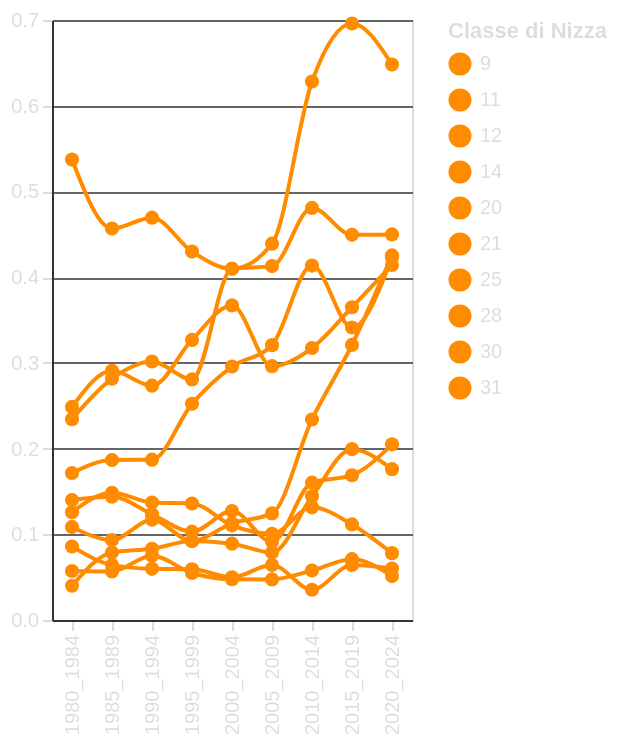

Vega-Lite specification stored for this chart:
### Vega-Lite specification from a JSON file in a GitHub repository (floating-point values rounded to 4 significant figures)
{"config": {"background": "transparent", "title": {"color": "#DBDEE1", "fontSize": 16}, "axis": {"domainColor": "#313338", "gridColor": "#666666", "tickColor": "#DBDEE1", "titleColor": "#DBDEE1", "labelColor": "#DBDEE1"}, "legend": {"labelColor": "#DBDEE1", "titleColor": "#DBDEE1"}}, "layer": [{"mark": {"type": "line", "color": "darkorange", "interpolate": "monotone"}, "encoding": {"color": {"field": "Nizza", "scale": {"domain": [9.0, 11.0, 12.0, 14.0, 20.0, 21.0, 25.0, 28.0, 30.0, 31.0], "range": ["darkorange"]}, "title": "Classe di Nizza", "type": "nominal"}, "detail": {"field": "Nizza", "type": "nominal"}, "opacity": {"condition": {"param": "Seleziona Classe di Nizza", "value": 1, "empty": true}, "value": 0.3}, "tooltip": [{"field": "Nizza", "title": "Classe di Nizza", "type": "nominal"}, {"field": "Description", "title": "Descrizione della Classe", "type": "nominal"}], "x": {"field": "lustro", "title": null, "type": "ordinal"}, "y": {"field": "normalized_counts", "title": null, "type": "quantitative"}}, "name": "view_3"}, {"mark": {"type": "point", "filled": true, "size": 50}, "encoding": {"color": {"field": "Nizza", "scale": {"domain": [9.0, 11.0, 12.0, 14.0, 20.0, 21.0, 25.0, 28.0, 30.0, 31.0], "range": ["darkorange"]}, "title": "Classe di Nizza", "type": "nominal"}, "detail": {"field": "Nizza", "type": "nominal"}, "opacity": {"condition": {"param": "Seleziona Classe di Nizza", "value": 1, "empty": true}, "value": 0.3}, "tooltip": [{"field": "Nizza", "title": "Classe di Nizza", "type": "nominal"}, {"field": "Description", "title": "Descrizione della Classe", "type": "nominal"}], "x": {"field": "lustro", "title": null, "type": "ordinal"}, "y": {"field": "normalized_counts", "title": null, "type": "quantitative"}}, "name": "view_4"}], "data": {"name": "data-988a3de8807e640069357e0e4b027d4a"}, "height": "container", "params": [{"name": "Seleziona Classe di Nizza", "select": {"type": "point", "fields": ["Nizza"]}, "bind": "legend", "views": ["view_3"]}, {"name": "param_9", "select": {"type": "interval", "encodings": []}, "bind": "scales", "views": ["view_3"]}, {"name": "param_10", "select": {"type": "interval", "encodings": []}, "bind": "scales", "views": ["view_4"]}], "width": "container", "$schema": "https://vega.github.io/schema/vega-lite/v5.8.0.json", "datasets": {"data-988a3de8807e640069357e0e4b027d4a": [{"lustro": "1980_1984", "Nizza": 9, "Description": "apparecchi e strumenti per scopi scientifici o di ricerca, apparecchi audiovisivi e di tecnologia dell'informazione, nonché attrezzature per la sicurezza e il salvataggio di vite", "counts": 60, "num_videos": 350, "normalized_counts": 0.1714}, {"lustro": "1980_1984", "Nizza": 11, "Description": "apparecchi e installazioni per il controllo ambientale", "counts": 30, "num_videos": 350, "normalized_counts": 0.08571}, {"lustro": "1980_1984", "Nizza": 12, "Description": "veicoli e apparecchi per il trasporto di persone o merci via terra, aria o acqua", "counts": 82, "num_videos": 350, "normalized_counts": 0.2343}, {"lustro": "1980_1984", "Nizza": 14, "Description": "metalli preziosi e alcuni beni fatti di metalli preziosi o rivestiti con essi", "counts": 20, "num_videos": 350, "normalized_counts": 0.05714}, {"lustro": "1980_1984", "Nizza": 20, "Description": "mobili e loro parti", "counts": 38, "num_videos": 350, "normalized_counts": 0.1086}, {"lustro": "1980_1984", "Nizza": 21, "Description": "piccoli utensili e apparecchi a mano per uso domestico e da cucina", "counts": 188, "num_videos": 350, "normalized_counts": 0.5371}, {"lustro": "1980_1984", "Nizza": 25, "Description": "abbigliamento, calzature e copricapi per esseri umani", "counts": 44, "num_videos": 350, "normalized_counts": 0.1257}, {"lustro": "1980_1984", "Nizza": 28, "Description": "giocattoli, apparecchi per giocare, attrezzature sportive, articoli per il divertimento e la novità", "counts": 14, "num_videos": 350, "normalized_counts": 0.04}, {"lustro": "1980_1984", "Nizza": 30, "Description": "alimenti di origine vegetale, ad eccezione di frutta e verdura, preparati o conservati per il consumo, nonché ausiliari destinati al miglioramento del sapore degli alimenti", "counts": 49, "num_videos": 350, "normalized_counts": 0.14}, {"lustro": "1980_1984", "Nizza": 31, "Description": "prodotti terrestri e marini non sottoposti ad alcuna forma di preparazione per il consumo, animali vivi e piante, nonché alimenti per animali", "counts": 87, "num_videos": 350, "normalized_counts": 0.2486}, {"lustro": "1985_1989", "Nizza": 9, "Description": "apparecchi e strumenti per scopi scientifici o di ricerca, apparecchi audiovisivi e di tecnologia dell'informazione, nonché attrezzature per la sicurezza e il salvataggio di vite", "counts": 244, "num_videos": 1307, "normalized_counts": 0.1867}, {"lustro": "1985_1989", "Nizza": 11, "Description": "apparecchi e installazioni per il controllo ambientale", "counts": 84, "num_videos": 1307, "normalized_counts": 0.06427}, {"lustro": "1985_1989", "Nizza": 12, "Description": "veicoli e apparecchi per il trasporto di persone o merci via terra, aria o acqua", "counts": 368, "num_videos": 1307, "normalized_counts": 0.2816}, {"lustro": "1985_1989", "Nizza": 14, "Description": "metalli preziosi e alcuni beni fatti di metalli preziosi o rivestiti con essi", "counts": 74, "num_videos": 1307, "normalized_counts": 0.05662}, {"lustro": "1985_1989", "Nizza": 20, "Description": "mobili e loro parti", "counts": 122, "num_videos": 1307, "normalized_counts": 0.09334}, {"lustro": "1985_1989", "Nizza": 21, "Description": "piccoli utensili e apparecchi a mano per uso domestico e da cucina", "counts": 597, "num_videos": 1307, "normalized_counts": 0.4568}, {"lustro": "1985_1989", "Nizza": 25, "Description": "abbigliamento, calzature e copricapi per esseri umani", "counts": 194, "num_videos": 1307, "normalized_counts": 0.1484}, {"lustro": "1985_1989", "Nizza": 28, "Description": "giocattoli, apparecchi per giocare, attrezzature sportive, articoli per il divertimento e la novità", "counts": 103, "num_videos": 1307, "normalized_counts": 0.07881}, {"lustro": "1985_1989", "Nizza": 30, "Description": "alimenti di origine vegetale, ad eccezione di frutta e verdura, preparati o conservati per il consumo, nonché ausiliari destinati al miglioramento del sapore degli alimenti", "counts": 188, "num_videos": 1307, "normalized_counts": 0.1438}, {"lustro": "1985_1989", "Nizza": 31, "Description": "prodotti terrestri e marini non sottoposti ad alcuna forma di preparazione per il consumo, animali vivi e piante, nonché alimenti per animali", "counts": 380, "num_videos": 1307, "normalized_counts": 0.2907}, {"lustro": "1990_1994", "Nizza": 9, "Description": "apparecchi e strumenti per scopi scientifici o di ricerca, apparecchi audiovisivi e di tecnologia dell'informazione, nonché attrezzature per la sicurezza e il salvataggio di vite", "counts": 232, "num_videos": 1240, "normalized_counts": 0.1871}, {"lustro": "1990_1994", "Nizza": 11, "Description": "apparecchi e installazioni per il controllo ambientale", "counts": 74, "num_videos": 1240, "normalized_counts": 0.05968}, {"lustro": "1990_1994", "Nizza": 12, "Description": "veicoli e apparecchi per il trasporto di persone o merci via terra, aria o acqua", "counts": 374, "num_videos": 1240, "normalized_counts": 0.3016}, {"lustro": "1990_1994", "Nizza": 14, "Description": "metalli preziosi e alcuni beni fatti di metalli preziosi o rivestiti con essi", "counts": 93, "num_videos": 1240, "normalized_counts": 0.075}, {"lustro": "1990_1994", "Nizza": 20, "Description": "mobili e loro parti", "counts": 145, "num_videos": 1240, "normalized_counts": 0.1169}, {"lustro": "1990_1994", "Nizza": 21, "Description": "piccoli utensili e apparecchi a mano per uso domestico e da cucina", "counts": 582, "num_videos": 1240, "normalized_counts": 0.4694}, {"lustro": "1990_1994", "Nizza": 25, "Description": "abbigliamento, calzature e copricapi per esseri umani", "counts": 170, "num_videos": 1240, "normalized_counts": 0.1371}, {"lustro": "1990_1994", "Nizza": 28, "Description": "giocattoli, apparecchi per giocare, attrezzature sportive, articoli per il divertimento e la novità", "counts": 103, "num_videos": 1240, "normalized_counts": 0.08306}, {"lustro": "1990_1994", "Nizza": 30, "Description": "alimenti di origine vegetale, ad eccezione di frutta e verdura, preparati o conservati per il consumo, nonché ausiliari destinati al miglioramento del sapore degli alimenti", "counts": 153, "num_videos": 1240, "normalized_counts": 0.1234}, {"lustro": "1990_1994", "Nizza": 31, "Description": "prodotti terrestri e marini non sottoposti ad alcuna forma di preparazione per il consumo, animali vivi e piante, nonché alimenti per animali", "counts": 339, "num_videos": 1240, "normalized_counts": 0.2734}, {"lustro": "1995_1999", "Nizza": 9, "Description": "apparecchi e strumenti per scopi scientifici o di ricerca, apparecchi audiovisivi e di tecnologia dell'informazione, nonché attrezzature per la sicurezza e il salvataggio di vite", "counts": 115, "num_videos": 456, "normalized_counts": 0.2522}, {"lustro": "1995_1999", "Nizza": 11, "Description": "apparecchi e installazioni per il controllo ambientale", "counts": 27, "num_videos": 456, "normalized_counts": 0.05921}, {"lustro": "1995_1999", "Nizza": 12, "Description": "veicoli e apparecchi per il trasporto di persone o merci via terra, aria o acqua", "counts": 128, "num_videos": 456, "normalized_counts": 0.2807}, {"lustro": "1995_1999", "Nizza": 14, "Description": "metalli preziosi e alcuni beni fatti di metalli preziosi o rivestiti con essi", "counts": 25, "num_videos": 456, "normalized_counts": 0.05482}, {"lustro": "1995_1999", "Nizza": 20, "Description": "mobili e loro parti", "counts": 42, "num_videos": 456, "normalized_counts": 0.09211}, {"lustro": "1995_1999", "Nizza": 21, "Description": "piccoli utensili e apparecchi a mano per uso domestico e da cucina", "counts": 196, "num_videos": 456, "normalized_counts": 0.4298}, {"lustro": "1995_1999", "Nizza": 25, "Description": "abbigliamento, calzature e copricapi per esseri umani", "counts": 62, "num_videos": 456, "normalized_counts": 0.136}, {"lustro": "1995_1999", "Nizza": 28, "Description": "giocattoli, apparecchi per giocare, attrezzature sportive, articoli per il divertimento e la novità", "counts": 42, "num_videos": 456, "normalized_counts": 0.09211}, {"lustro": "1995_1999", "Nizza": 30, "Description": "alimenti di origine vegetale, ad eccezione di frutta e verdura, preparati o conservati per il consumo, nonché ausiliari destinati al miglioramento del sapore degli alimenti", "counts": 47, "num_videos": 456, "normalized_counts": 0.1031}, {"lustro": "1995_1999", "Nizza": 31, "Description": "prodotti terrestri e marini non sottoposti ad alcuna forma di preparazione per il consumo, animali vivi e piante, nonché alimenti per animali", "counts": 149, "num_videos": 456, "normalized_counts": 0.3268}, {"lustro": "2000_2004", "Nizza": 9, "Description": "apparecchi e strumenti per scopi scientifici o di ricerca, apparecchi audiovisivi e di tecnologia dell'informazione, nonché attrezzature per la sicurezza e il salvataggio di vite", "counts": 249, "num_videos": 842, "normalized_counts": 0.2957}, {"lustro": "2000_2004", "Nizza": 11, "Description": "apparecchi e installazioni per il controllo ambientale", "counts": 42, "num_videos": 842, "normalized_counts": 0.04988}, {"lustro": "2000_2004", "Nizza": 12, "Description": "veicoli e apparecchi per il trasporto di persone o merci via terra, aria o acqua", "counts": 345, "num_videos": 842, "normalized_counts": 0.4097}, {"lustro": "2000_2004", "Nizza": 14, "Description": "metalli preziosi e alcuni beni fatti di metalli preziosi o rivestiti con essi", "counts": 40, "num_videos": 842, "normalized_counts": 0.04751}, {"lustro": "2000_2004", "Nizza": 20, "Description": "mobili e loro parti", "counts": 95, "num_videos": 842, "normalized_counts": 0.1128}, {"lustro": "2000_2004", "Nizza": 21, "Description": "piccoli utensili e apparecchi a mano per uso domestico e da cucina", "counts": 345, "num_videos": 842, "normalized_counts": 0.4097}, {"lustro": "2000_2004", "Nizza": 25, "Description": "abbigliamento, calzature e copricapi per esseri umani", "counts": 93, "num_videos": 842, "normalized_counts": 0.1105}, {"lustro": "2000_2004", "Nizza": 28, "Description": "giocattoli, apparecchi per giocare, attrezzature sportive, articoli per il divertimento e la novità", "counts": 75, "num_videos": 842, "normalized_counts": 0.08907}, {"lustro": "2000_2004", "Nizza": 30, "Description": "alimenti di origine vegetale, ad eccezione di frutta e verdura, preparati o conservati per il consumo, nonché ausiliari destinati al miglioramento del sapore degli alimenti", "counts": 107, "num_videos": 842, "normalized_counts": 0.1271}, {"lustro": "2000_2004", "Nizza": 31, "Description": "prodotti terrestri e marini non sottoposti ad alcuna forma di preparazione per il consumo, animali vivi e piante, nonché alimenti per animali", "counts": 309, "num_videos": 842, "normalized_counts": 0.367}, {"lustro": "2005_2009", "Nizza": 9, "Description": "apparecchi e strumenti per scopi scientifici o di ricerca, apparecchi audiovisivi e di tecnologia dell'informazione, nonché attrezzature per la sicurezza e il salvataggio di vite", "counts": 379, "num_videos": 1182, "normalized_counts": 0.3206}, {"lustro": "2005_2009", "Nizza": 11, "Description": "apparecchi e installazioni per il controllo ambientale", "counts": 76, "num_videos": 1182, "normalized_counts": 0.0643}, {"lustro": "2005_2009", "Nizza": 12, "Description": "veicoli e apparecchi per il trasporto di persone o merci via terra, aria o acqua", "counts": 488, "num_videos": 1182, "normalized_counts": 0.4129}, {"lustro": "2005_2009", "Nizza": 14, "Description": "metalli preziosi e alcuni beni fatti di metalli preziosi o rivestiti con essi", "counts": 56, "num_videos": 1182, "normalized_counts": 0.04738}, {"lustro": "2005_2009", "Nizza": 20, "Description": "mobili e loro parti", "counts": 147, "num_videos": 1182, "normalized_counts": 0.1244}, {"lustro": "2005_2009", "Nizza": 21, "Description": "piccoli utensili e apparecchi a mano per uso domestico e da cucina", "counts": 519, "num_videos": 1182, "normalized_counts": 0.4391}, {"lustro": "2005_2009", "Nizza": 25, "Description": "abbigliamento, calzature e copricapi per esseri umani", "counts": 119, "num_videos": 1182, "normalized_counts": 0.1007}, {"lustro": "2005_2009", "Nizza": 28, "Description": "giocattoli, apparecchi per giocare, attrezzature sportive, articoli per il divertimento e la novità", "counts": 93, "num_videos": 1182, "normalized_counts": 0.07868}, {"lustro": "2005_2009", "Nizza": 30, "Description": "alimenti di origine vegetale, ad eccezione di frutta e verdura, preparati o conservati per il consumo, nonché ausiliari destinati al miglioramento del sapore degli alimenti", "counts": 108, "num_videos": 1182, "normalized_counts": 0.09137}, {"lustro": "2005_2009", "Nizza": 31, "Description": "prodotti terrestri e marini non sottoposti ad alcuna forma di preparazione per il consumo, animali vivi e piante, nonché alimenti per animali", "counts": 350, "num_videos": 1182, "normalized_counts": 0.2961}, {"lustro": "2010_2014", "Nizza": 9, "Description": "apparecchi e strumenti per scopi scientifici o di ricerca, apparecchi audiovisivi e di tecnologia dell'informazione, nonché attrezzature per la sicurezza e il salvataggio di vite", "counts": 129, "num_videos": 312, "normalized_counts": 0.4135}, {"lustro": "2010_2014", "Nizza": 11, "Description": "apparecchi e installazioni per il controllo ambientale", "counts": 11, "num_videos": 312, "normalized_counts": 0.03526}, {"lustro": "2010_2014", "Nizza": 12, "Description": "veicoli e apparecchi per il trasporto di persone o merci via terra, aria o acqua", "counts": 150, "num_videos": 312, "normalized_counts": 0.4808}, {"lustro": "2010_2014", "Nizza": 14, "Description": "metalli preziosi e alcuni beni fatti di metalli preziosi o rivestiti con essi", "counts": 18, "num_videos": 312, "normalized_counts": 0.05769}, {"lustro": "2010_2014", "Nizza": 20, "Description": "mobili e loro parti", "counts": 73, "num_videos": 312, "normalized_counts": 0.234}, {"lustro": "2010_2014", "Nizza": 21, "Description": "piccoli utensili e apparecchi a mano per uso domestico e da cucina", "counts": 196, "num_videos": 312, "normalized_counts": 0.6282}, {"lustro": "2010_2014", "Nizza": 25, "Description": "abbigliamento, calzature e copricapi per esseri umani", "counts": 41, "num_videos": 312, "normalized_counts": 0.1314}, {"lustro": "2010_2014", "Nizza": 28, "Description": "giocattoli, apparecchi per giocare, attrezzature sportive, articoli per il divertimento e la novità", "counts": 45, "num_videos": 312, "normalized_counts": 0.1442}, {"lustro": "2010_2014", "Nizza": 30, "Description": "alimenti di origine vegetale, ad eccezione di frutta e verdura, preparati o conservati per il consumo, nonché ausiliari destinati al miglioramento del sapore degli alimenti", "counts": 50, "num_videos": 312, "normalized_counts": 0.1603}, {"lustro": "2010_2014", "Nizza": 31, "Description": "prodotti terrestri e marini non sottoposti ad alcuna forma di preparazione per il consumo, animali vivi e piante, nonché alimenti per animali", "counts": 99, "num_videos": 312, "normalized_counts": 0.3173}, {"lustro": "2015_2019", "Nizza": 9, "Description": "apparecchi e strumenti per scopi scientifici o di ricerca, apparecchi audiovisivi e di tecnologia dell'informazione, nonché attrezzature per la sicurezza e il salvataggio di vite", "counts": 101, "num_videos": 296, "normalized_counts": 0.3412}, {"lustro": "2015_2019", "Nizza": 11, "Description": "apparecchi e installazioni per il controllo ambientale", "counts": 19, "num_videos": 296, "normalized_counts": 0.06419}, {"lustro": "2015_2019", "Nizza": 12, "Description": "veicoli e apparecchi per il trasporto di persone o merci via terra, aria o acqua", "counts": 133, "num_videos": 296, "normalized_counts": 0.4493}, {"lustro": "2015_2019", "Nizza": 14, "Description": "metalli preziosi e alcuni beni fatti di metalli preziosi o rivestiti con essi", "counts": 21, "num_videos": 296, "normalized_counts": 0.07095}, {"lustro": "2015_2019", "Nizza": 20, "Description": "mobili e loro parti", "counts": 95, "num_videos": 296, "normalized_counts": 0.3209}, {"lustro": "2015_2019", "Nizza": 21, "Description": "piccoli utensili e apparecchi a mano per uso domestico e da cucina", "counts": 206, "num_videos": 296, "normalized_counts": 0.6959}, {"lustro": "2015_2019", "Nizza": 25, "Description": "abbigliamento, calzature e copricapi per esseri umani", "counts": 33, "num_videos": 296, "normalized_counts": 0.1115}, {"lustro": "2015_2019", "Nizza": 28, "Description": "giocattoli, apparecchi per giocare, attrezzature sportive, articoli per il divertimento e la novità", "counts": 59, "num_videos": 296, "normalized_counts": 0.1993}, {"lustro": "2015_2019", "Nizza": 30, "Description": "alimenti di origine vegetale, ad eccezione di frutta e verdura, preparati o conservati per il consumo, nonché ausiliari destinati al miglioramento del sapore degli alimenti", "counts": 50, "num_videos": 296, "normalized_counts": 0.1689}, {"lustro": "2015_2019", "Nizza": 31, "Description": "prodotti terrestri e marini non sottoposti ad alcuna forma di preparazione per il consumo, animali vivi e piante, nonché alimenti per animali", "counts": 108, "num_videos": 296, "normalized_counts": 0.3649}, {"lustro": "2020_2024", "Nizza": 9, "Description": "apparecchi e strumenti per scopi scientifici o di ricerca, apparecchi audiovisivi e di tecnologia dell'informazione, nonché attrezzature per la sicurezza e il salvataggio di vite", "counts": 190, "num_videos": 449, "normalized_counts": 0.4232}, {"lustro": "2020_2024", "Nizza": 11, "Description": "apparecchi e installazioni per il controllo ambientale", "counts": 27, "num_videos": 449, "normalized_counts": 0.06013}, {"lustro": "2020_2024", "Nizza": 12, "Description": "veicoli e apparecchi per il trasporto di persone o merci via terra, aria o acqua", "counts": 202, "num_videos": 449, "normalized_counts": 0.4499}, {"lustro": "2020_2024", "Nizza": 14, "Description": "metalli preziosi e alcuni beni fatti di metalli preziosi o rivestiti con essi", "counts": 23, "num_videos": 449, "normalized_counts": 0.05122}, {"lustro": "2020_2024", "Nizza": 20, "Description": "mobili e loro parti", "counts": 191, "num_videos": 449, "normalized_counts": 0.4254}, {"lustro": "2020_2024", "Nizza": 21, "Description": "piccoli utensili e apparecchi a mano per uso domestico e da cucina", "counts": 291, "num_videos": 449, "normalized_counts": 0.6481}, {"lustro": "2020_2024", "Nizza": 25, "Description": "abbigliamento, calzature e copricapi per esseri umani", "counts": 35, "num_videos": 449, "normalized_counts": 0.07795}, {"lustro": "2020_2024", "Nizza": 28, "Description": "giocattoli, apparecchi per giocare, attrezzature sportive, articoli per il divertimento e la novità", "counts": 79, "num_videos": 449, "normalized_counts": 0.1759}, {"lustro": "2020_2024", "Nizza": 30, "Description": "alimenti di origine vegetale, ad eccezione di frutta e verdura, preparati o conservati per il consumo, nonché ausiliari destinati al miglioramento del sapore degli alimenti", "counts": 92, "num_videos": 449, "normalized_counts": 0.2049}, {"lustro": "2020_2024", "Nizza": 31, "Description": "prodotti terrestri e marini non sottoposti ad alcuna forma di preparazione per il consumo, animali vivi e piante, nonché alimenti per animali", "counts": 186, "num_videos": 449, "normalized_counts": 0.4143}]}}
